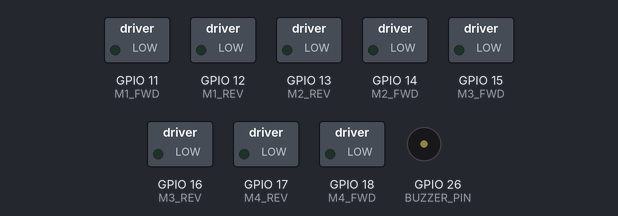
A program run on a simulated Seeed XIAO ESP32-S3. On the bench: switched loads named in the program (green lamp = pin HIGH), buzzer (waves = sounding). What the program prints to the serial monitor is not drawn.

Above: at 3.3 s.
Timing chart, 0 to 4.8 s (numbered marks = the images above):
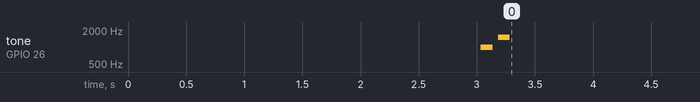

The program:

main.cpp
```cpp
#include <Arduino.h>
#include "PS2X_lib.h"
#include "pins.h"

// ==================== PS2 手柄对象 ====================
PS2X ps2x;
int ps2Error = 1;

// ==================== 电机速度配置 ====================
#define PWM_MAX 9
int pwm_value[PWM_MAX] = {0, 150, 160, 170, 190, 210, 220, 230, 240};

// 8个电机 PWM 输出值
// motor_pwm[0]=M1正转(GPIO11), [1]=M1反转(GPIO12),
// motor_pwm[2]=M2反转(GPIO13), [3]=M2正转(GPIO14),
// motor_pwm[4]=M3正转(GPIO15), [5]=M3反转(GPIO16),
// motor_pwm[6]=M4反转(GPIO17), [7]=M4正转(GPIO18)
int motor_pwm[8] = {0, 0, 0, 0, 0, 0, 0, 0};

// 电机映射：[电机序号][正转索引, 反转索引]
// 前左M1(0,1), 前右M2(3,2), 后左M3(4,5), 后右M4(7,6)
int motor_pwm_num[4][2] = {{0,1}, {3,2}, {4,5}, {7,6}};

// PS2 定时器
hw_timer_t *time_ps2 = NULL;

// ==================== 电机全停 ====================
void carStop() {
  for (int i = 0; i < 8; i++) {
    motor_pwm[i] = 0;
  }
}

// ==================== 坦克式摇杆控制 ====================
// 左摇杆 Y 轴 → 左侧轮子 M1+M3
// 右摇杆 Y 轴 → 右侧轮子 M2+M4
void tank_control(int ly_value, int ry_value) {
  // --- 左侧轮子（M1=电机0, M3=电机2）由左摇杆 Y 控制 ---
  if (ly_value > PWM_MAX) {
    // 左摇杆下推 → 左侧轮子后退
    int spd = pwm_value[ly_value - PWM_MAX - 1];
    // M1 后退
    motor_pwm[motor_pwm_num[0][0]] = 0;
    motor_pwm[motor_pwm_num[0][1]] = spd;
    // M3 后退
    motor_pwm[motor_pwm_num[2][0]] = 0;
    motor_pwm[motor_pwm_num[2][1]] = spd;
  } else if (ly_value < PWM_MAX) {
    // 左摇杆上推 → 左侧轮子前进
    int spd = pwm_value[PWM_MAX - ly_value - 1];
    // M1 前进
    motor_pwm[motor_pwm_num[0][0]] = spd;
    motor_pwm[motor_pwm_num[0][1]] = 0;
    // M3 前进
    motor_pwm[motor_pwm_num[2][0]] = spd;
    motor_pwm[motor_pwm_num[2][1]] = 0;
  } else {
    // 左摇杆居中 → 左侧轮子停止
    motor_pwm[motor_pwm_num[0][0]] = 0;
    motor_pwm[motor_pwm_num[0][1]] = 0;
    motor_pwm[motor_pwm_num[2][0]] = 0;
    motor_pwm[motor_pwm_num[2][1]] = 0;
  }

  // --- 右侧轮子（M2=电机1, M4=电机3）由右摇杆 Y 控制 ---
  if (ry_value > PWM_MAX) {
    // 右摇杆下推 → 右侧轮子后退
    int spd = pwm_value[ry_value - PWM_MAX - 1];
    // M2 后退
    motor_pwm[motor_pwm_num[1][0]] = 0;
    motor_pwm[motor_pwm_num[1][1]] = spd;
    // M4 后退
    motor_pwm[motor_pwm_num[3][0]] = 0;
    motor_pwm[motor_pwm_num[3][1]] = spd;
  } else if (ry_value < PWM_MAX) {
    // 右摇杆上推 → 右侧轮子前进
    int spd = pwm_value[PWM_MAX - ry_value - 1];
    // M2 前进
    motor_pwm[motor_pwm_num[1][0]] = spd;
    motor_pwm[motor_pwm_num[1][1]] = 0;
    // M4 前进
    motor_pwm[motor_pwm_num[3][0]] = spd;
    motor_pwm[motor_pwm_num[3][1]] = 0;
  } else {
    // 右摇杆居中 → 右侧轮子停止
    motor_pwm[motor_pwm_num[1][0]] = 0;
    motor_pwm[motor_pwm_num[1][1]] = 0;
    motor_pwm[motor_pwm_num[3][0]] = 0;
    motor_pwm[motor_pwm_num[3][1]] = 0;
  }
}

// ==================== PS2 定时器中断回调 ====================
void IRAM_ATTR func_ps2() {
  ps2x.read_gamepad(false, 0);

  // 读取摇杆并映射到 0~18，中间值 9
  int ly_value = map(ps2x.Analog(PSS_LY), 0, 255, 0, PWM_MAX * 2);
  int ry_value = map(ps2x.Analog(PSS_RY), 0, 255, 0, PWM_MAX * 2);

  // 坦克式控制：左摇杆→左轮，右摇杆→右轮
  tank_control(ly_value, ry_value);
}

// ==================== setup ====================
void setup() {
  Serial.begin(115200);
  delay(2000);

  Serial.println("========================================");
  Serial.println("  PS2 坦克式双摇杆遥控");
  Serial.println("  左摇杆→左轮  右摇杆→右轮");
  Serial.println("  未来科技盒 2.0 (XIAO ESP32S3)");
  Serial.println("========================================");

  // 初始化电机引脚
  pinMode(M1_FWD, OUTPUT); pinMode(M1_REV, OUTPUT);
  pinMode(M2_FWD, OUTPUT); pinMode(M2_REV, OUTPUT);
  pinMode(M3_FWD, OUTPUT); pinMode(M3_REV, OUTPUT);
  pinMode(M4_FWD, OUTPUT); pinMode(M4_REV, OUTPUT);
  analogWriteFrequency(10000);
  carStop();

  // 初始化蜂鸣器
  pinMode(BUZZER_PIN, OUTPUT);

  // 初始化 PS2 手柄（重试 3 次）
  Serial.println("正在连接 PS2 手柄...");
  int tryNum = 0;
  while (ps2Error != 0 && tryNum < 3) {
    delay(1000);
    ps2Error = ps2x.config_gamepad(PS2_CLK, PS2_CMD, PS2_CS, PS2_DAT, false, false);
    tryNum++;
    Serial.print("  尝试第 ");
    Serial.print(tryNum);
    Serial.print(" 次... ");
    if (ps2Error == 0) {
      Serial.println("成功!");
    } else {
      Serial.print("失败 (错误码: ");
      Serial.print(ps2Error);
      Serial.println(")");
    }
  }

  if (ps2Error == 0) {
    Serial.println("\nPS2 手柄连接成功！");
    Serial.println("------------------------------------");
    Serial.println("操控说明：");
    Serial.println("  左摇杆 上/下 = 左侧轮子 前进/后退");
    Serial.println("  右摇杆 上/下 = 右侧轮子 前进/后退");
    Serial.println("  双摇杆同推   = 前进/后退");
    Serial.println("  反向推       = 原地转向");
    Serial.println("------------------------------------");

    // 连接成功蜂鸣提示
    tone(BUZZER_PIN, 1000, 100);
    delay(150);
    tone(BUZZER_PIN, 1500, 100);

    // 启动硬件定时器中断，每 100ms 读取手柄
    time_ps2 = timerBegin(1, 80, true);
    timerAttachInterrupt(time_ps2, &func_ps2, true);
    timerAlarmWrite(time_ps2, 100000, true);
    timerAlarmEnable(time_ps2);
  } else {
    Serial.println("\nPS2 手柄连接失败！");
    Serial.println("请检查：");
    Serial.println("  1. 手柄接收器是否插好");
    Serial.println("  2. 手柄是否开机配对");
    Serial.println("  3. 接线: CLK=41, CMD=9, CS=42, DAT=10");
    tone(BUZZER_PIN, 500, 300);
  }
}

// ==================== loop ====================
void loop() {
  if (ps2Error != 0) {
    delay(1000);
    return;
  }

  // 将 motor_pwm 数组输出到实际电机引脚
  analogWrite(M1_FWD, motor_pwm[0]);  // GPIO11 M1正转
  analogWrite(M1_REV, motor_pwm[1]);  // GPIO12 M1反转
  analogWrite(M2_REV, motor_pwm[2]);  // GPIO13 M2反转
  analogWrite(M2_FWD, motor_pwm[3]);  // GPIO14 M2正转
  analogWrite(M3_FWD, motor_pwm[4]);  // GPIO15 M3正转
  analogWrite(M3_REV, motor_pwm[5]);  // GPIO16 M3反转
  analogWrite(M4_REV, motor_pwm[6]);  // GPIO17 M4反转
  analogWrite(M4_FWD, motor_pwm[7]);  // GPIO18 M4正转

  delay(100);
}
```

pins.h
```cpp
#pragma once

// ==================== PS2 手柄引脚 ====================
#define PS2_CLK 41
#define PS2_CMD 9
#define PS2_CS  42
#define PS2_DAT 10

// ==================== 电机引脚 ====================
// M1(左上): GPIO11=正转, GPIO12=反转
// M2(右上): GPIO14=正转, GPIO13=反转 ← 注意顺序
// M3(左下): GPIO15=正转, GPIO16=反转
// M4(右下): GPIO18=正转, GPIO17=反转 ← 注意顺序
#define M1_FWD 11
#define M1_REV 12
#define M2_FWD 14
#define M2_REV 13
#define M3_FWD 15
#define M3_REV 16
#define M4_FWD 18
#define M4_REV 17

// ==================== 蜂鸣器 ====================
#define BUZZER_PIN 26
```

Measured:
- by itself, tone on GPIO 26 (BUZZER_PIN): silent → 1000 Hz at 3.0 s, → silent 0.10 s later, → 1500 Hz 0.05 s later, → silent 0.10 s later
